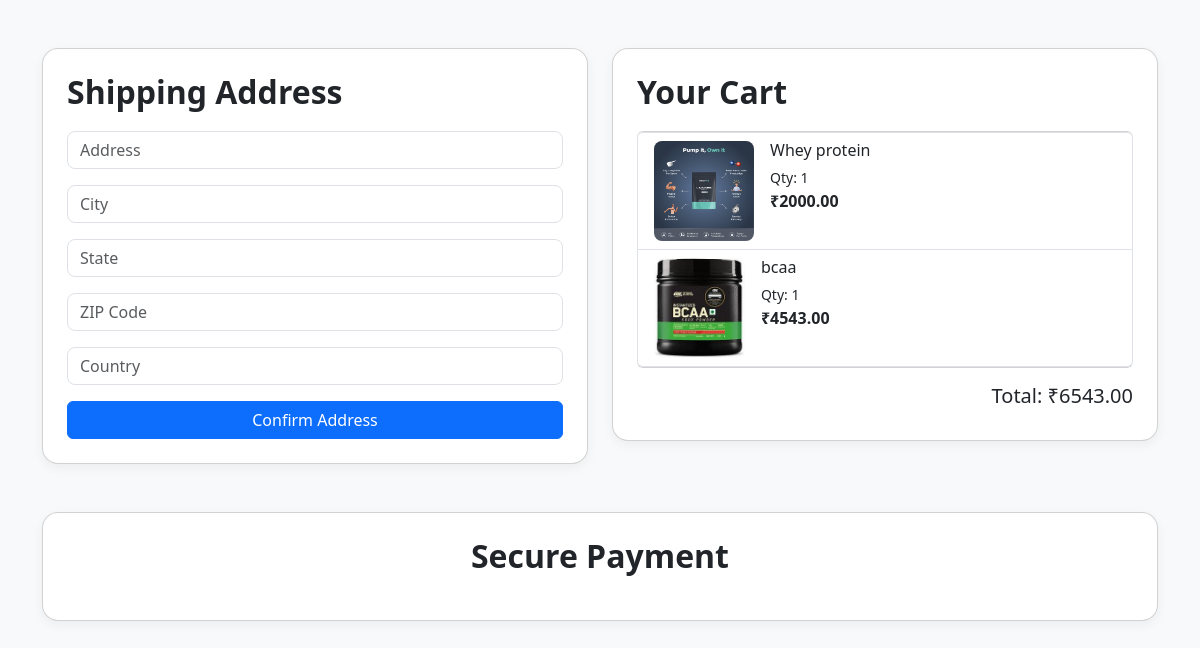
Screenshot of /checkout/ (signed in) with the database file from the repository.
### app/models.py (models this page shows, shortened)
class Cart(models.Model):
    product = models.ForeignKey(Product, on_delete=models.CASCADE)
    quantity = models.PositiveIntegerField(default=1)
    user = models.ForeignKey(User, on_delete=models.CASCADE)
    price = models.DecimalField(max_digits=10, decimal_places=2, default=0.0)

class Product(models.Model):
    title = models.CharField(max_length=255)
    description = models.TextField()
    price = models.DecimalField(max_digits=10, decimal_places=2)
    image1 = models.ImageField(upload_to='path/to/upload/', null=True, blank=True)
    image2 = models.ImageField(upload_to='path/to/upload/', null=True, blank=True)
    image3 = models.ImageField(upload_to='path/to/upload/', null=True, blank=True)
    image4 = models.ImageField(upload_to='path/to/upload/', null=True, blank=True)
    image5 = models.ImageField(upload_to='path/to/upload/', null=True, blank=True)
    category = models.ForeignKey(Category, on_delete=models.SET_NULL, null=True, blank=True)
    rating = models.FloatField(default=0.0)
    reviews = models.IntegerField(default=0)
    original_price = models.DecimalField(max_digits=10, decimal_places=2, default=0.0)
    discount = models.IntegerField(default=0)  # Percentage discount
    delivery_date = models.DateField(default=timezone.now)  # <-- Add default value here
    rating=models.FloatField(default=0)
    vector_data=models.TextField(null=True)

### app/views.py (the view, shortened to what this page needs)
# urls.py: path('checkout/', views.checkout_view, name='checkout'),
def checkout_view(request):
    user = request.user
    cart_items = Cart.objects.filter(user=user)
    total_price = sum(item.price for item in cart_items)
    return render(request, 'user/checkout.html', {
        'cart_items': cart_items,
        'total_price': total_price
    })

### templates/user/checkout.html (shortened to what this page needs)
<!DOCTYPE html>
<html lang="en">
{% load static %}
<head>
    <link href="https://cdn.jsdelivr.net/npm/bootstrap@5.3.0/dist/css/bootstrap.min.css" rel="stylesheet">
    <link href="https://unpkg.com/aos@next/dist/aos.css" rel="stylesheet">
</head>
<body>
    <div class="container py-5">
        <div class="row g-4">
            <div class="col-lg-6" data-aos="fade-up">
                <div class="card p-4">
                    <h2 class="section-title">Shipping Address</h2>
                    <form action="../order_payment2" method="POST">
                        <div class="mb-3">
                            <input type="text" name="address" class="form-control" placeholder="Address" required>
                        </div>
                        <div class="mb-3">
                            <input type="text" name="city" class="form-control" placeholder="City" required>
                        </div>
                        <div class="mb-3">
                            <input type="text" name="state" class="form-control" placeholder="State" required>
                        </div>
                        <div class="mb-3">
                            <input type="text" name="zip_code" class="form-control" placeholder="ZIP Code" required>
                        </div>
                        <div class="mb-3">
                            <input type="text" name="country" class="form-control" placeholder="Country" required>
                        </div>
                        <button type="submit" class="btn btn-primary w-100">Confirm Address</button>
                    </form>
                </div>
            </div>
            <div class="col-lg-6" data-aos="fade-up" data-aos-delay="100">
                <div class="card p-4">
                    <h2 class="section-title">Your Cart</h2>
                    <ul class="list-group mb-3">
                        {% for item in cart_items %}
                        <li class="list-group-item d-flex justify-content-between align-items-start">
                            <div class="me-3">
                                <img src="{{ item.product.image1.url }}" class="checkout-img" alt="{{ item.product.title }}">
                            </div>
                            <div class="flex-grow-1">
                                <h6 class="mb-1">{{ item.product.title }}</h6>
                                <small>Qty: {{ item.quantity }}</small><br>
                                <strong>₹{{ item.price }}</strong>
                            </div>
                        </li>
                        {% empty %}
                        <li class="list-group-item text-center">Your cart is empty.</li>
                        {% endfor %}
                    </ul>
                    <h5 class="text-end">Total: ₹{{ total_price }}</h5>
                </div>
            </div>
        </div>
        <div class="row mt-5" data-aos="fade-up" data-aos-delay="200">
            <div class="col-12">
                <div class="card p-4 text-center">
                    <h2 class="section-title">Secure Payment</h2>
                </div>
            </div>
        </div>
    </div>
</body>
</html>

### templates/user/checkout.html (style rules this page uses)
body { background-color: #f8f9fa; }
.section-title { font-size: 2rem; font-weight: 600; margin-bottom: 20px; }
.card { border-radius: 1rem; box-shadow: 0 4px 12px rgba(0, 0, 0, 0.05); }
.form-control { border-radius: 0.5rem; }
.checkout-img { height: 100px; object-fit: cover; border-radius: 0.5rem; }

### rows the page displays
Cart: product.image1 (picture), product "Whey protein", quantity "1", price "2000.00"
Cart: product.image1 (picture), product "bcaa", quantity "1", price "4543.00"

### other values shown
{{ total_price }} "6543.00"
